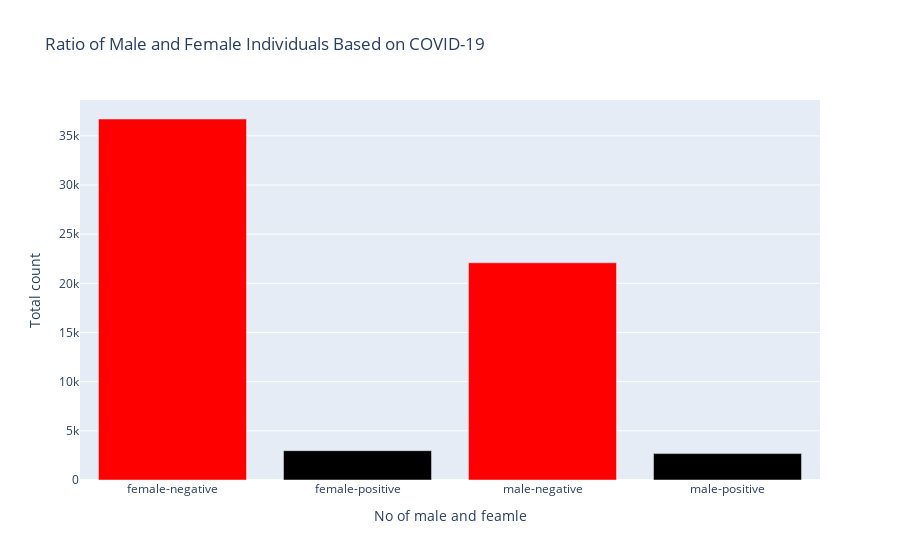

The notebook cell saved with this chart:
### Code cell
counts =  covid19_data.groupby(['Sex','Corona']).size().reset_index(name = 'count') 
# countplot 
#Ratio of Male and Female Individuals Based on COVID-19 Symptoms
fig = go.Figure(data = [go.Bar(x=counts['Sex'] + '-' + counts['Corona'],y = counts['count'],marker= dict(color = counts['Corona']
        .map({'negative':'red','positve':'blue'})))])
fig.update_layout(title = 'Ratio of Male and Female Individuals Based on COVID-19 ',xaxis = dict(title='No of male and feamle '),yaxis = 
                  dict(title= 'Total count'))
fig.show()

### Figure 1 — Plotly figure (JSON) as saved in the notebook; plotly's stock layout.template omitted (floating-point values rounded to 4 significant figures)
{"data": [{"marker": {"color": ["red", null, "red", null]}, "type": "bar", "x": ["female-negative", "female-positive", "male-negative", "male-positive"], "y": [36713, 2980, 22091, 2684]}], "layout": {"title": {"text": "Ratio of Male and Female Individuals Based on COVID-19 "}, "xaxis": {"title": {"text": "No of male and feamle "}}, "yaxis": {"title": {"text": "Total count"}}}}
